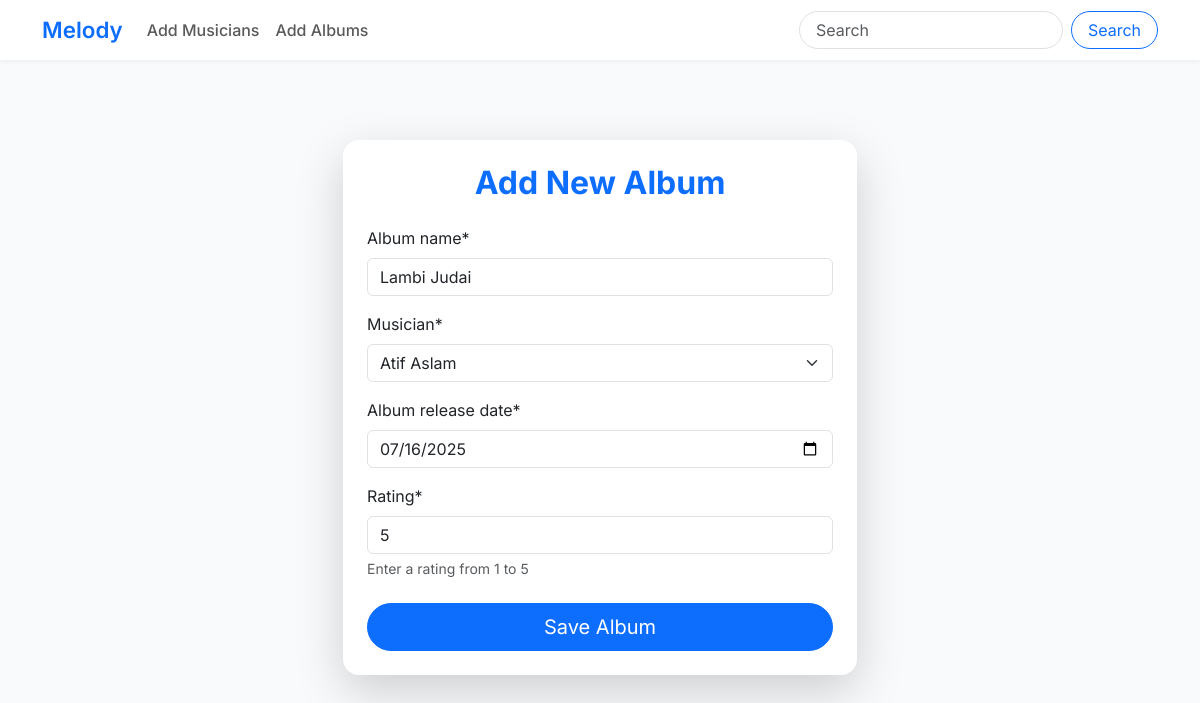
The app's page /Album/edit/3 with its own data.
### Album/models.py (models this page shows, shortened)
class Album(models.Model):
    album_name = models.CharField(max_length=100)
    musician = models.ForeignKey(
        Musician, on_delete=models.CASCADE, related_name='albums')
    album_release_date = models.DateField()
    rating = models.IntegerField(
        validators=[
            MinValueValidator(1),
            MaxValueValidator(5),
        ],
        help_text="Enter a rating from 1 to 5"
    )

### Album/views.py (the view)
# urls.py: path('edit/<int:id>', views.edit_album, name="edit_album"),
def edit_album(request, id):
    album = models.Album.objects.get(pk=id)
    album_form = forms.AlbumForm(instance=album)
    if request.method == 'POST':
        album_form = forms.AlbumForm(request.POST, instance=album)
        if album_form.is_valid():
            album_form.save()
            return redirect('home')
    return render(request, 'add_album.html', context={'form': album_form})

### Album/forms.py
class AlbumForm(forms.ModelForm):
    class Meta:
        model = models.Album
        fields = '__all__'
        widgets = {
            'album_release_date': forms.DateInput(attrs={
                'type': 'date',
                'class': 'form-control',
                'min': '1900-01-01',
                'max': '2100-12-31'
            }),
        }

### Musician/models.py (called while the page is built)
    def __str__(self):
        return f"{self.first_name} {self.last_name}"

### Album/templates/add_album.html (shortened to what this page needs)
{% extends 'base.html' %} {% load crispy_forms_tags %}  {% block content %}
<div class="container py-5">
  <div class="row justify-content-center">
    <div class="col-md-8 col-lg-6">
      <div class="card shadow-lg border-0 rounded-4">
        <div class="card-body p-4">
          <h2 class="mb-4 text-center text-primary"><b>Add New Album</b></h2>
          <form method="POST" novalidate>
            {% csrf_token %} {{ form|crispy }}
            <div class="d-grid mt-4">
              <button type="submit" class="btn btn-primary btn-lg rounded-pill">
                Save Album
              </button>
            </div>
          </form>
        </div>
      </div>
    </div>
  </div>
</div>
{% endblock %}

### templates/base.html (style rules this page uses)
body { font-family: "Inter", sans-serif; background-color: #f9fafb; color: #333; }

### records on screen
Album: album_name "Lambi Judai", musician "Atif Aslam", album_release_date "07/16/2025", rating "5"
